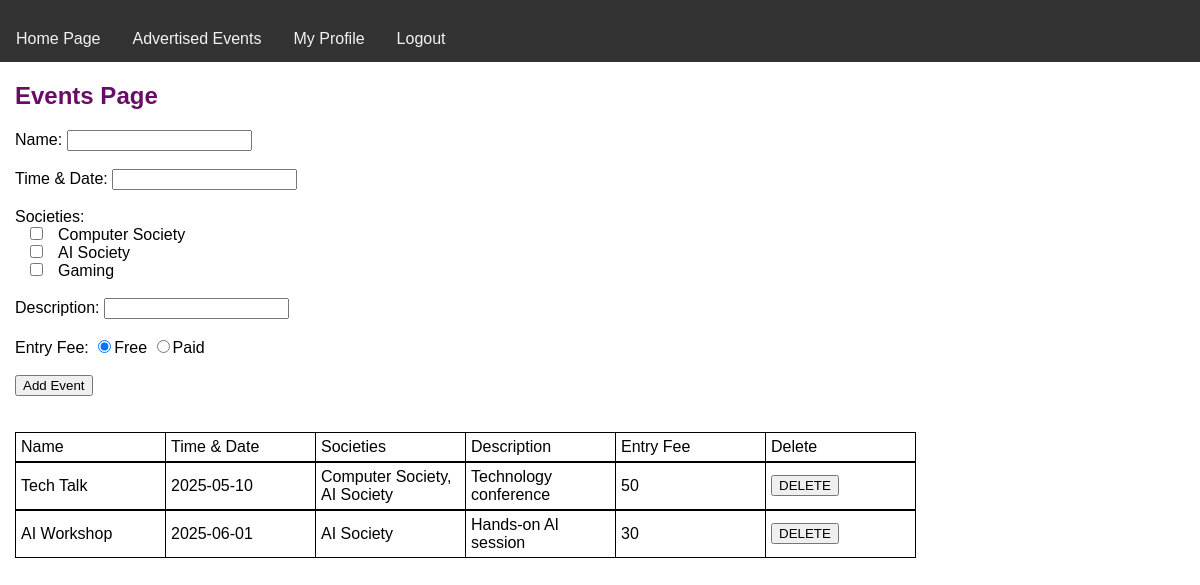
Before: /events (signed in) with the older database file.
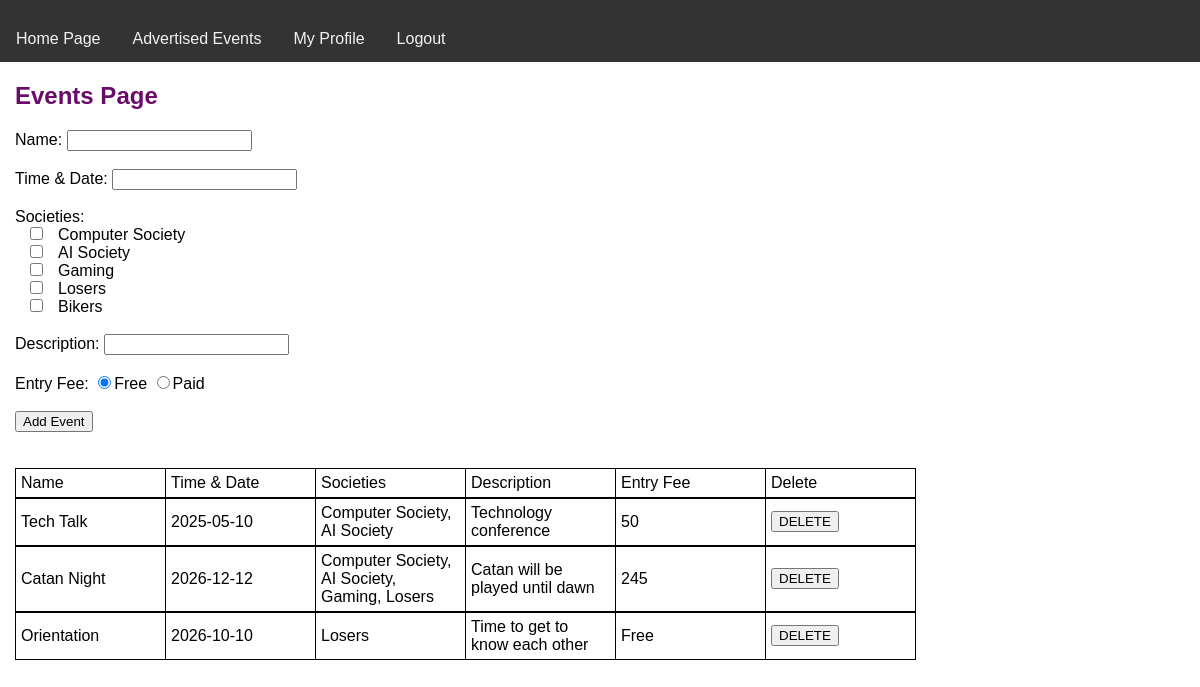
After: the same page with the newer database file.
### tables this page shows
CREATE TABLE SOCIETY(societyID INTEGER PRIMARY KEY AUTOINCREMENT,name TEXT NOT NULL UNIQUE);

CREATE TABLE EVENT(eventID INTEGER PRIMARY KEY AUTOINCREMENT,entryPrice INTEGER,name TEXT NOT NULL UNIQUE,timeDate TEXT,description TEXT,username TEXT,FOREIGN KEY (username) REFERENCES USER(username));

### FlaskBackEnd/app.py (the view)
@app.route("/events", methods=["POST","GET"])
def seeevents ():
    if "username" in session:
        conn = get_db_connection()
        c = conn.cursor()
        c.execute("SELECT e.name, e.timeDate, GROUP_CONCAT(s.name, ', '), e.description, e.entryPrice, e.username, e.eventID "
                  "FROM Event e, SOCIETY s, USER u, EVENTSOCIETY es "
                  "WHERE u.username = e.username "
                    "AND e.eventID = es.eventID "
                    "AND es.societyID = s.societyID "
                  "GROUP BY e.eventID")
        userEvents = []
        allEvents = c.fetchall() # right now allEvents contains all events created by all users.
        for each in allEvents:   # iterate all events
            if each[5] == session["username"]:  # to show events based on logged in user, we check if logged in username and event.username in database matches.
                userEvents.append(each) # userEvents will contain events that specifically created by logged in user.
        c.execute("SELECT s.societyID, s.name FROM SOCIETY s")
        societies = c.fetchall() # send all society names for society checkbox options in events.html (and also IDs to find out which ones are clicked.)
        conn.close()
        return render_template("events.html",events = userEvents, societies=societies)
    else:
        error = "You need to Login to Create an Event!!!"
        return redirect(url_for("index", error=error))

### FlaskBackEnd/support.py (called while the page is built)
def get_db_connection():
        conn = sqlite3.connect("school.db")
        return conn

### Front_End/templates/events.html (shortened to what this page needs)
{% extends 'base.html' %}
{% block header %}
<h1 style="margin-left: 15px; color: #6a0b68">{% block title %}Events Page{% endblock %}</h1>
{% endblock %}
{% block content %}
    <form method="POST" action="/addevent" style="margin: 0 15px;">
        <label>Name: </label>
        <input type="text" name="name" required/><br/><br/>
        <label>Time & Date: </label>
        <input type="text" name="timeDate" required/><br/><br/>
        <label>Societies: </label><br/>
        {% for society in societies %}
            <input type="checkbox" style="margin: 0 15px;" name="societies" value="{{ society[0] }}">{{ society[1] }} <br>
        {% endfor %}
        <br/>
        <label>Description: </label>
        <input type="text" name="description" required/><br/><br/>
        <label>Entry Fee: </label>
        <input type="radio" id="free" name="fee" value="free" checked onclick="feeAction()"/>Free
        <input type="radio" id="paid" name="fee" value="paid" onclick="feeAction()"/>Paid<br/>
        <input type="submit" value="Add Event"/>
    </form>
<table class="styled-table">
      <tr>
          <td>Name</td>
          <td>Time & Date</td>
          <td>Societies</td>
          <td>Description</td>
          <td>Entry Fee</td>
          <td>Delete</td>
      </tr>
</table>
{% if not events %}
<table class="styled-table">
          <tr>
              <p style="margin-left: 15px">There are no events added by this user.</p>
          </tr>
</table>
{% else %}
{% for a in events %}
  <form method="POST" action="/delete_event">
      <table class="styled-table">
          <tr>
              <td>{{a[0]}}</td>
              <td>{{a[1]}}</td>
              <td>{{a[2]}}</td>
              <td>{{a[3]}}</td>
              <td>{{a[4]}}</td>
              <td><button type="submit" onclick="return confirm('Are you sure you want to delete this Event?')">DELETE</button></td>
          </tr>
      </table>
  </form>
{% endfor %}
{% endif %}
{% endblock %}

### Front_End/templates/base.html (shortened to what this page needs)
<!DOCTYPE html>
<html lang="en">
<head>
    <link rel="stylesheet" type="text/css" href="static/mystyle.css">
</head>
<body>
{% if show_navbar is not defined or show_navbar %}
<div class="topnav">
    {% if not "username" in session %}
    <p> <a href = "/index">Home Page</a>  <a href = "/events">Advertised Events</a> <a href = "/login">Login</a>  <a href="/register">Register</a></p>
    {% elif session["isAdmin"] == 0 %}
    <p> <a href = "/index">Home Page</a>  <a href = "/events">Advertised Events</a>  <a href = "/profile">My Profile</a>  <a href = "/logout">Logout</a> </p>
    {% else %}
    <p> <a href = "/index">Home Page</a>  <a href = "/managesocieties">Manage Societies</a>  <a href = "/profile">My Profile</a>  <a href = "/logout">Logout</a> </p>
    {% endif %}
</div>
{% endif %}
<section>
    <header>
        {% block header %}{% endblock %}
    </header>
        {% block content %}{% endblock %}
</section>
</body>
</html>

### Front_End/static/mystyle.css (style rules this page uses)
* { box-sizing: border-box; font-family: Arial, Helvetica, sans-serif; }
body { margin: 0; font-family: Arial, Helvetica, sans-serif; }
.topnav { overflow: hidden; background-color: #333; }
.topnav a { float: left; display: block; color: #f2f2f2; text-align: center; padding: 14px 16px; text-decoration: none; }
.styled-table { border-collapse: collapse; margin: 0 15px; }
.styled-table th,td { border: 1px solid black; padding: 5px 5px; width: 150px; }

Changed rows visible on the page:
removed EVENT: name "AI Workshop", timeDate "2025-06-01", a "AI Society", description "Hands-on AI session", entryPrice "30"
added SOCIETY: name "Losers"
added SOCIETY: name "Bikers"
added EVENT: name "Catan Night", timeDate "2026-12-12", a "Computer Society, AI Society, Gaming, Losers", description "Catan will be played until dawn", entryPrice "245"
added EVENT: name "Orientation", timeDate "2026-10-10", a "Losers", description "Time to get to know each other", entryPrice "Free"
